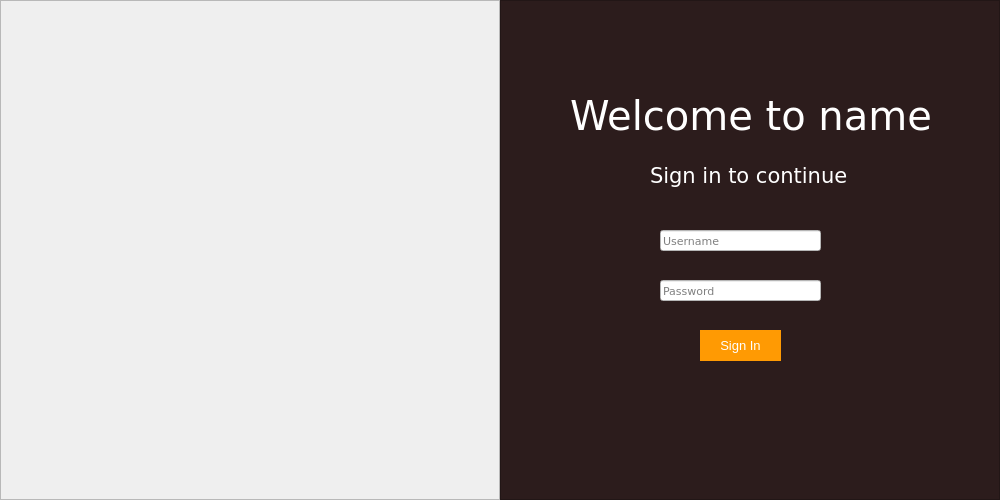
<?xml version="1.0" encoding="UTF-8"?>
<ui version="4.0">
 <class>MainWindow</class>
 <widget class="QMainWindow" name="MainWindow">
  <property name="geometry">
   <rect>
    <x>0</x>
    <y>0</y>
    <width>1000</width>
    <height>500</height>
   </rect>
  </property>
  <property name="maximumSize">
   <size>
    <width>1000</width>
    <height>500</height>
   </size>
  </property>
  <property name="windowTitle">
   <string>True Tracker - Login</string>
  </property>
  <widget class="QWidget" name="centralwidget">
   <widget class="QFrame" name="frame">
    <property name="geometry">
     <rect>
      <x>500</x>
      <y>0</y>
      <width>500</width>
      <height>500</height>
     </rect>
    </property>
    <property name="maximumSize">
     <size>
      <width>500</width>
      <height>500</height>
     </size>
    </property>
    <property name="styleSheet">
     <string notr="true">background-color: rgb(44, 28, 28);</string>
    </property>
    <property name="frameShape">
     <enum>QFrame::StyledPanel</enum>
    </property>
    <property name="frameShadow">
     <enum>QFrame::Raised</enum>
    </property>
    <widget class="QLineEdit" name="usernameLineEdit">
     <property name="geometry">
      <rect>
       <x>160</x>
       <y>230</y>
       <width>161</width>
       <height>21</height>
      </rect>
     </property>
     <property name="font">
      <font>
       <family>Verdana</family>
       <pointsize>8</pointsize>
      </font>
     </property>
     <property name="styleSheet">
      <string notr="true">background-color: rgb(255, 255, 255);</string>
     </property>
     <property name="text">
      <string/>
     </property>
     <property name="placeholderText">
      <string>Username</string>
     </property>
    </widget>
    <widget class="QLineEdit" name="pwdLineEdit">
     <property name="geometry">
      <rect>
       <x>160</x>
       <y>280</y>
       <width>161</width>
       <height>21</height>
      </rect>
     </property>
     <property name="font">
      <font>
       <family>Verdana</family>
       <pointsize>8</pointsize>
      </font>
     </property>
     <property name="styleSheet">
      <string notr="true">background-color: rgb(255, 255, 255);</string>
     </property>
     <property name="text">
      <string/>
     </property>
     <property name="placeholderText">
      <string>Password</string>
     </property>
    </widget>
    <widget class="QLabel" name="label_2">
     <property name="geometry">
      <rect>
       <x>70</x>
       <y>90</y>
       <width>381</width>
       <height>51</height>
      </rect>
     </property>
     <property name="font">
      <font>
       <family>Verdana</family>
       <pointsize>30</pointsize>
      </font>
     </property>
     <property name="styleSheet">
      <string notr="true">color: rgb(255, 255, 255);</string>
     </property>
     <property name="text">
      <string>Welcome to name</string>
     </property>
    </widget>
    <widget class="QLabel" name="label_3">
     <property name="geometry">
      <rect>
       <x>150</x>
       <y>160</y>
       <width>201</width>
       <height>31</height>
      </rect>
     </property>
     <property name="font">
      <font>
       <family>Verdana</family>
       <pointsize>16</pointsize>
      </font>
     </property>
     <property name="styleSheet">
      <string notr="true">color: rgb(255, 255, 255);</string>
     </property>
     <property name="text">
      <string>Sign in to continue</string>
     </property>
    </widget>
    <widget class="QPushButton" name="signInbtn">
     <property name="geometry">
      <rect>
       <x>200</x>
       <y>330</y>
       <width>81</width>
       <height>31</height>
      </rect>
     </property>
     <property name="font">
      <font>
       <pointsize>10</pointsize>
       <weight>50</weight>
       <bold>false</bold>
      </font>
     </property>
     <property name="styleSheet">
      <string notr="true">QPushButton {
	color: rgb(255, 255, 255);
	background-color: rgb(255, 154, 3);
    border: 0px solid;
}

QPushButton:hover {
	background-color: rgb(255, 255, 255);
    color: rgb(255, 154, 3);
}

QPushButton:pressed {
    color: rgb(255, 255, 255);
	background-color: rgb(255, 154, 3);
}</string>
     </property>
     <property name="text">
      <string>Sign In</string>
     </property>
    </widget>
    <widget class="QPushButton" name="registerBtn">
     <property name="geometry">
      <rect>
       <x>450</x>
       <y>450</y>
       <width>31</width>
       <height>31</height>
      </rect>
     </property>
     <property name="styleSheet">
      <string notr="true">QPushButton {
	color: rgb(228, 76, 52);
	
    border: 0px solid;
}

QPushButton:hover {
	background-color: rgb(255, 154, 3);
    color: rgb(228, 76, 52);
}

QPushButton:pressed {
    color: rgb(255, 154, 3);
	background-color: rgb(255, 255, 255);
}</string>
     </property>
     <property name="text">
      <string/>
     </property>
     <property name="icon">
      <iconset>
       <normaloff>D:/rocketsystemsai-face.ai-8158af615e56/img/icons/24x24/cil-settings.png</normaloff>D:/rocketsystemsai-face.ai-8158af615e56/img/icons/24x24/cil-settings.png</iconset>
     </property>
    </widget>
   </widget>
   <widget class="QFrame" name="frame_2">
    <property name="geometry">
     <rect>
      <x>0</x>
      <y>0</y>
      <width>500</width>
      <height>500</height>
     </rect>
    </property>
    <property name="maximumSize">
     <size>
      <width>500</width>
      <height>500</height>
     </size>
    </property>
    <property name="frameShape">
     <enum>QFrame::StyledPanel</enum>
    </property>
    <property name="frameShadow">
     <enum>QFrame::Raised</enum>
    </property>
    <widget class="QLabel" name="label">
     <property name="geometry">
      <rect>
       <x>0</x>
       <y>0</y>
       <width>501</width>
       <height>501</height>
      </rect>
     </property>
     <property name="text">
      <string/>
     </property>
     <property name="pixmap">
      <pixmap>../img/login.jpeg</pixmap>
     </property>
    </widget>
   </widget>
  </widget>
 </widget>
 <resources/>
 <connections/>
</ui>
